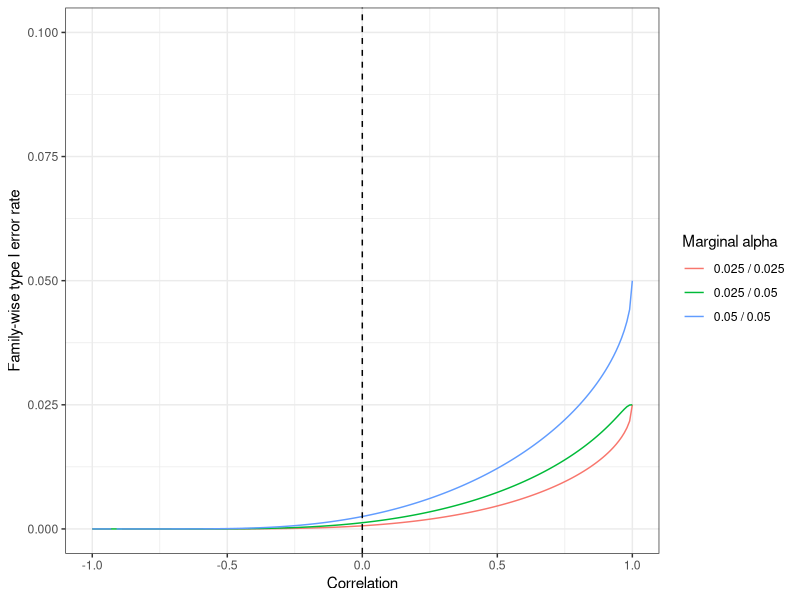
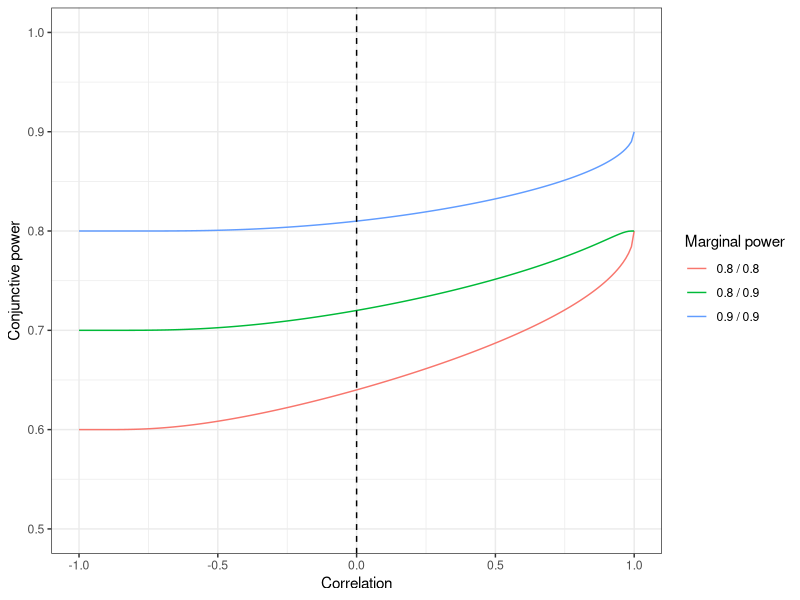
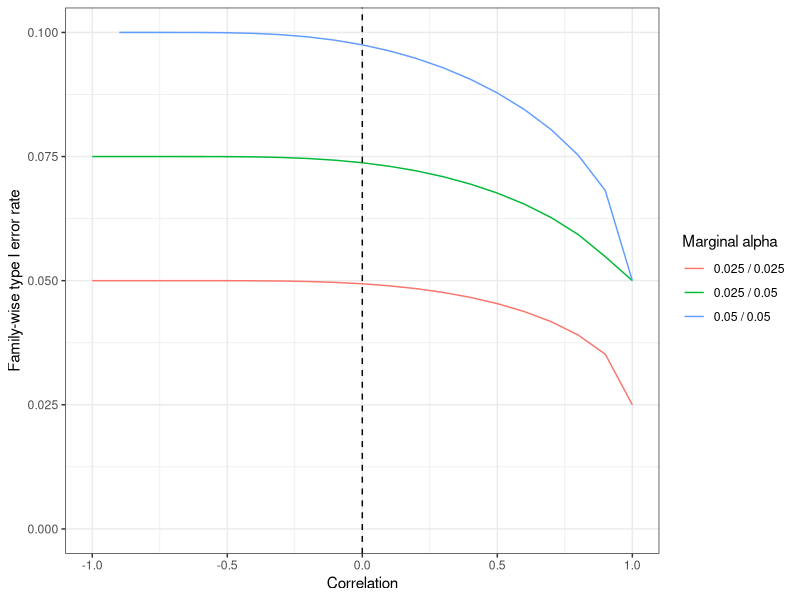
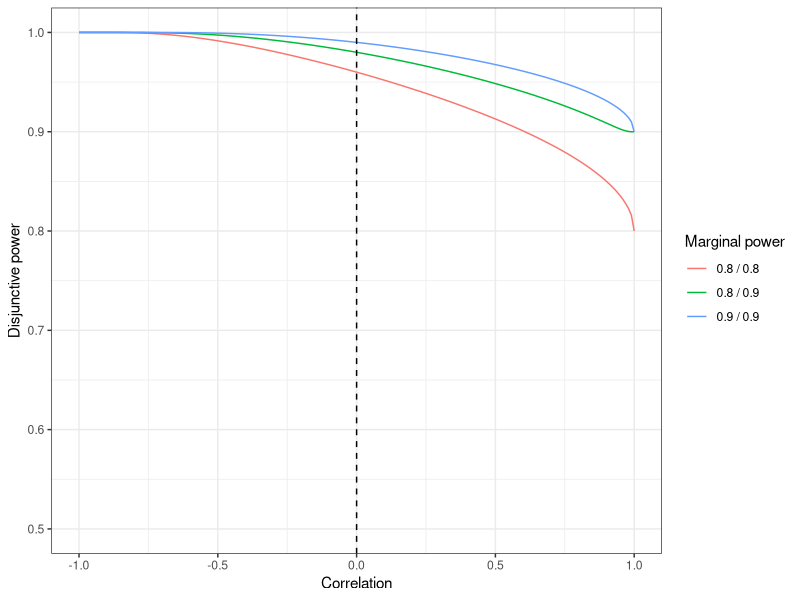

Recreate these plots in R, in order.
## ---- chunk 1
#| echo: true
#| results: hide
#| message: false
#| warning: false


library(mvtnorm)
library(ggplot2)
library(dplyr)

overall_opchar<-function(marg_alpha = NULL, marg_power = NULL, r, co = TRUE) {
  
  if (is.null(marg_alpha) && is.null(marg_power)) {
    stop("At least one of marg_alpha and marg_power must be given.")
  }
  
  totalpha <- NULL
  totpower <- NULL
  
  if (!is.null(marg_alpha)) {
     
    if (length(marg_alpha)<2) {
      stop("marg_alpha has to be of length 2 or larger")
    }
    
    z<-qnorm(1 - marg_alpha)
    
    totalpha <- unlist(lapply(r, function(x) {
      sigma <- matrix(x, length(marg_alpha), length(marg_alpha))
      diag(sigma) <- 1
      
      if (co) {
         # All endpoints must be significant
        return(pmvnorm(lower = z, corr = sigma))
      } else {
         # One endpoint must be significant
        return(1 - pmvnorm(upper = z, corr = sigma))
      }
    })) 
   }  
  
  if (!is.null(marg_power)) {
    
    if (length(marg_power)<2) {
      stop("marg_power has to be of length 2 or larger")
     }
    
    #use any alpha if not given, power does not depend on it.
    if (is.null(marg_alpha)) {
      marg_alpha<-rep(0.05,length(marg_power))
      z<-qnorm(1 - marg_alpha)
    }
    
    omega<-z + qnorm(marg_power)
    
     totpower <- unlist(lapply(r, function(x) {
      sigma <- matrix(x, length(marg_power), length(marg_power))
      diag(sigma) <- 1
      
      if (co) {
        # All endpoints achieve power
        return(pmvnorm(lower = z, mean = omega, corr = sigma))
      } else {
        # At least one endpoint achieves power
        return(1 - pmvnorm(upper = z, mean = omega, corr = sigma))
      }
    }))
  } 
  
  if (!is.null(totalpha) && !is.null(totpower)) {
    res <- data.frame(totalpha = totalpha, totpower = totpower)
  } else if (!is.null(totalpha)) {
    res <- data.frame(totalpha = totalpha)
  } else {
    res <- data.frame(totpower = totpower)
  }
  res<-cbind(r,res)
  row.names(res)<-NULL
  return(res)
}
  

## ---- chunk 2
#| echo: true
#| message: false
#| warning: false

overall_opchar(marg_alpha = c(0.05,0.05), marg_power = c(0.8,0.8),
  r = c(-1,0,1), co = TRUE)

## ---- chunk 3
#| echo: false
#| results: hide
#| message: false
#| warning: false
#| fig-height: 4
#| fig-width: 6
#| label: fig-cotype1
#| fig-cap: "Family-wise type I error rate (FWER) for two co-primary endpoints with marginal alphas of 0.025 and/or 0.05.The FWER is bounded above by the minimum of the marginal alphas."


rca<-data.frame(expand.grid(cor=seq(-1,1,by=0.01),
  alpha1=c(0.025,0.05),alpha2=c(0.025,0.05)))
res<-do.call(rbind,apply(rca,1,function(x) 
  overall_opchar(marg_alpha=c(x["alpha1"], x["alpha2"]), r=x["cor"])))

res<-cbind(rca,res)

res |> 
  mutate(alpha = paste0(as.factor(alpha1)," / ",as.factor(alpha2))) |>
  filter(alpha!="0.05 / 0.025") |>
  ggplot(aes(x=r, y=totalpha, group=alpha, color=alpha)) + 
  geom_line() + 
  geom_vline(xintercept=0, lty=2) +
   scale_y_continuous(limits=c(0,0.1)) +
  labs(y="Family-wise type I error rate", x= "Correlation", 
       color="Marginal alpha") +
  theme_bw()



## ---- chunk 4
#| echo: false
#| results: hide
#| message: false
#| warning: false
#| fig-height: 4
#| fig-width: 6
#| label: fig-copower
#| fig-cap: "Conjunctive power for two co-primary endpoints with marginal powers of 0.8 and/or 0.9. Conjunctive power is bounded below by the sum of the marginal powers minus one."

rca<-data.frame(expand.grid(cor=seq(-1,1,by=0.01), power1=c(0.8,0.9),power2=c(0.8,0.9)))

res<-do.call(rbind,apply(rca,1,function(x) 
    overall_opchar(marg_alpha=c(0.05,0.05),r=x["cor"],
    marg_power=c(x["power1"],x["power2"]))))

res<-cbind(rca,res)


res |> 
  mutate(power = paste0(as.factor(power1)," / ",as.factor(power2))) |>
  filter(power!="0.9 / 0.8") |>
  ggplot(aes(x=r, y=totpower, group=power, color=power)) + 
  geom_line() + 
  geom_vline(xintercept=0, lty=2) +
  scale_y_continuous(limits=c(0.5,1)) +
  labs(y="Conjunctive power", x= "Correlation", color="Marginal power") +
  theme_bw()

## ---- chunk 5
#| echo: true
#| message: false
#| warning: false


overall_opchar(marg_alpha=c(0.05,0.05), marg_power=c(0.8,0.8), 
  r=c(-1,0,1), co=FALSE)


## ---- chunk 6
#| echo: false
#| results: hide
#| message: false
#| warning: false
#| fig-height: 4
#| fig-width: 6
#| label: fig-2type1
#| fig-cap: "Family-wise type I error rate (FWER) for two primary endpoints with marginal alphas of 0.025 and/or 0.05. 
#|  The FWER is bounded above by the sum of the marginal alphas."

rca<-data.frame(expand.grid(cor=seq(-1,1,by=0.1),
  alpha1=c(0.025,0.05),alpha2=c(0.025,0.05)))
res<-do.call(rbind,apply(rca,1,function(x) 
  overall_opchar(marg_alpha=c(x["alpha1"], x["alpha2"]), r=x["cor"], co=FALSE)))

res<-cbind(rca,res)

res |> 
  mutate(alpha = paste0(as.factor(alpha1)," / ",as.factor(alpha2))) |>
  filter(alpha!="0.05 / 0.025") |>
  ggplot(aes(x=r, y=totalpha, group=alpha, color=alpha)) + 
  geom_line() + 
  geom_vline(xintercept=0, lty=2) +
   scale_y_continuous(limits=c(0,0.1)) +
  labs(y="Family-wise type I error rate", x= "Correlation", 
       color="Marginal alpha") +
  theme_bw()


## ---- chunk 7
#| echo: false
#| results: hide
#| message: false
#| warning: false
#| fig-height: 4
#| fig-width: 6
#| label: fig-2power
#| fig-cap: "Disjunctive power for two primary endpoints with marginal powers of 0.8 and/or 0.9. Disjunctive power is bounded below by the maximum of the marginal powers."

rca<-data.frame(expand.grid(cor=seq(-1,1,by=0.01), power1=c(0.8,0.9),power2=c(0.8,0.9)))

res<-do.call(rbind,apply(rca,1,function(x) 
    overall_opchar(marg_alpha=c(0.05,0.05),r=x["cor"],
    marg_power=c(x["power1"],x["power2"]), co=FALSE)))

res<-cbind(rca,res)


res |> 
  mutate(power = paste0(as.factor(power1)," / ",as.factor(power2))) |>
  filter(power!="0.9 / 0.8") |>
  ggplot(aes(x=r, y=totpower, group=power, color=power)) + 
  geom_line() + 
  geom_vline(xintercept=0, lty=2) +
  scale_y_continuous(limits=c(0.5,1)) +
  labs(y="Disjunctive power", x= "Correlation", color="Marginal power") +
  theme_bw()
